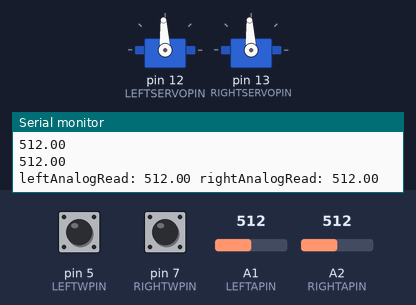
This sketch was run on a simulated Arduino Uno, built with avr-gcc and run on an emulated ATmega328P. Parts: 2 × servo, the last lines printed to the serial monitor. Inputs (shaded band) come from the test bench; at power-on: A2 (RIGHTAPIN) = 512, A1 (LEFTAPIN) = 512, pin 7 (RIGHTWPIN) HIGH, pin 5 (LEFTWPIN) HIGH.

Above: at 11.8 s.
11.9 s: A2 (RIGHTAPIN) set to 520
16.1 s: A1 (LEFTAPIN) set to 306
At 19.8 s:
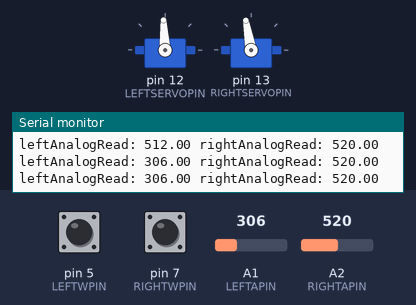
20.1 s: pin 7 (RIGHTWPIN) pulled LOW for 1 s
At 21.5 s:
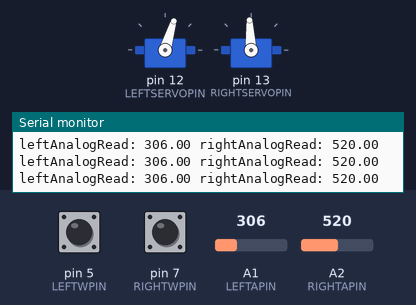
24.2 s: A2 (RIGHTAPIN) set to 900
At 27.4 s:
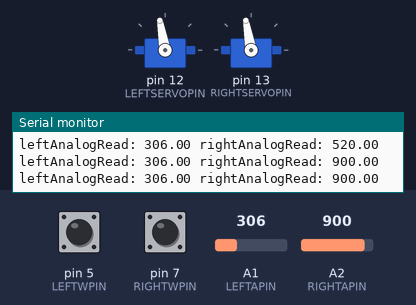
28.2 s: A1 (LEFTAPIN) set to 511
At 31.8 s:
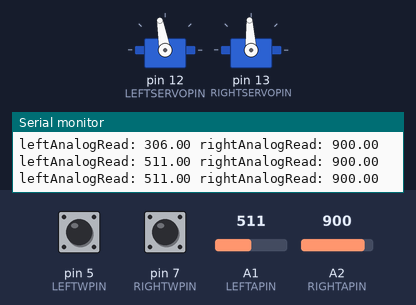
32.2 s: pin 5 (LEFTWPIN) pulled LOW for 1 s
At 33.4 s:
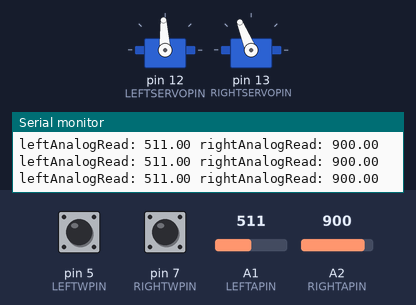
Timing chart, 0 to 36.2 s (numbered marks = the images above; inputs shaded):
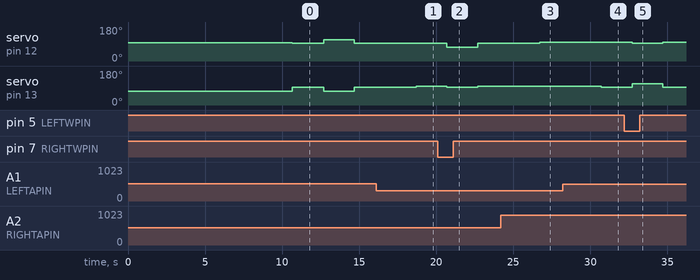

Measured:
- after the input at 16.1 s, servo on pin 13 (RIGHTSERVOPIN): 93° → 100° after 2.6 s
- after the input at 20.1 s, servo on pin 12 (LEFTSERVOPIN): 93° → 73° after 0.60 s, → 93° 2.0 s later; servo on pin 13 (RIGHTSERVOPIN): 100° → 93° after 0.60 s, → 100° 2.0 s later
- after the input at 24.2 s, servo on pin 12 (LEFTSERVOPIN): 93° → 100° after 2.5 s
- after the input at 28.2 s, servo on pin 13 (RIGHTSERVOPIN): 100° → 93° after 2.5 s
- after the input at 32.2 s, servo on pin 12 (LEFTSERVOPIN): 100° → 93° after 0.51 s, → 100° 2.0 s later; servo on pin 13 (RIGHTSERVOPIN): 93° → 112° after 0.51 s, → 93° 2.0 s later

The sketch:

Tortoise_Assignment.ino
```cpp
#include <Servo.h> // Include servo library

// -- global variables for servo motors
Servo leftServo;
Servo rightServo;

// Servo Pins
const int LEFTSERVOPIN = 12;
const int RIGHTSERVOPIN = 13;

// Touch Sensor Pins
int const LEFTWPIN = 5;
int const RIGHTWPIN = 7;

// Analog Pins
const int LEFTAPIN = A1;
const int RIGHTAPIN = A2;

// Variables for Ambient Light
double leftAmbient = 0;
double rightAmbient = 0;

void setup() {
  // put your setup code here, to run once:

  Serial.begin(9600);

  // Attach signals to designated pins
  leftServo.attach(LEFTSERVOPIN);
  rightServo.attach(RIGHTSERVOPIN);

  // General calibration:
  double right = 0;
  double left = 0;

  // Make a circle:
  //driveServos(35, 200);
  //delay(10500);
  //driveServos(0, 0);

  // Take measurements: 360 is an arbitrary number, N (any number) will do
  // I chose 105 bc that's how long it took for my robot to circle
    // Takes 105 * 100 = 10500 ms for one circle
  for(int i = 0; i < 105; i++) {
    left += analogRead(LEFTAPIN);
    right += analogRead(RIGHTAPIN);

    driveServos(35, 200);
    delay(100);

    Serial.print("left: "); Serial.print(left);
    Serial.print("  right: "); Serial.print(right);
    Serial.println();
  }

  driveServos(0, 0);

  // Divide left and right by N:
  leftAmbient = (left / 105);
  rightAmbient = (right / 105);

  // Add 5% to calibration
//  leftAmbient = (leftAmbient * .05) + leftAmbient;
//  rightAmbient = (rightAmbient * .05) + rightAmbient;

  Serial.println(leftAmbient);
  Serial.println(rightAmbient);
}

void loop() {
  // put your main code here, to run repeatedly:

  // AnalogRead
  double leftAnalogRead = analogRead(LEFTAPIN);
  double rightAnalogRead = analogRead(RIGHTAPIN);

  Serial.print("leftAnalogRead: "); Serial.print(leftAnalogRead);
  Serial.print(" rightAnalogRead: "); Serial.print(rightAnalogRead);
  Serial.println();
  delay(2000);

  int leftSpeed = map(leftAnalogRead, leftAmbient, 1023, 0, 200);
  int rightSpeed = map(rightAnalogRead, rightAmbient, 1023, 0, 200);

  // Sensors
  int leftw = digitalRead(LEFTWPIN);
  int rightw = digitalRead(RIGHTWPIN);

  // Follow the light:
  // Avoid objects:
    if(leftw == 0 && rightw == 0) { // Both touch
      // Turn left
        driveServos(-200, 0);
    } else if (leftw == 0 && rightw == 1) { // Left touch
      // Turn right
        driveServos(0, -200);
    } else if (leftw == 1 && rightw == 0) { // Right touch
      // Turn left
        driveServos(-200, 0);
    } else if (leftAnalogRead > leftAmbient) {
      // Turn right
      driveServos(rightSpeed, leftSpeed / 2);
        // Robot kept going opposite way of light, so I
        // swapped the parameters for driveServos
    } else if (rightAnalogRead > rightAmbient) {
      // Turn left
      driveServos(rightSpeed / 2, leftSpeed);
    } else { // None touch
      // Go forward
      driveServos(200, 200);
    }

}

void driveServos(int leftpw, int rightpw) {

  leftServo.writeMicroseconds(1500 + leftpw);
  rightServo.writeMicroseconds(1500 - rightpw);

} // drive
```
